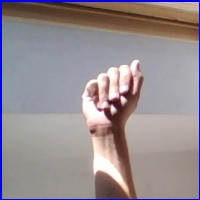
#> input picture A.jpg, 200 x 200 px, given in place of the camera
$ python set_hand_hist.py
#> lines starting #> are read from the running program, lines starting #| are printed output that depends on the picture; after the words box and inside, x2 and y2 are one past the last pixel; in counts of white or black regions, pixels touching at a corner belong together
import cv2
import numpy as np
import pickle

def build_squares(img):
	x, y, w, h = 420, 140, 10, 10
	d = 10
	imgCrop = None
	crop = None
	for i in range(10):
		for j in range(5):
			if np.any(imgCrop == None):
				imgCrop = img[y:y+h, x:x+w]
			else:
				imgCrop = np.hstack((imgCrop, img[y:y+h, x:x+w]))
			#print(imgCrop.shape)
			cv2.rectangle(img, (x,y), (x+w, y+h), (0,255,0), 1)
			x+=w+d
		if np.any(crop == None):
			crop = imgCrop
		else:
			crop = np.vstack((crop, imgCrop))
		imgCrop = None
		x = 420
		y+=h+d
	return crop

def get_hand_hist():
	cam = cv2.VideoCapture(1)
	if cam.read()[0]==False:
		cam = cv2.VideoCapture(0)
	x, y, w, h = 300, 100, 300, 300
#> x = 300; y = 100; w = 300; h = 300
	flagPressedC, flagPressedS = False, False
	imgCrop = None
	while True:
		img = cam.read()[1]
#> img is the input picture: shape (200, 200, 3); mean B, G, R 144.8, 140.3, 150.3
		img = cv2.flip(img, 1)
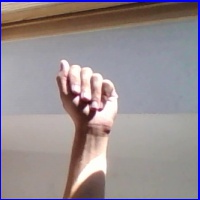
#> img: shape (200, 200, 3); mean B, G, R 144.8, 140.3, 150.3
		img = cv2.resize(img, (640, 480))
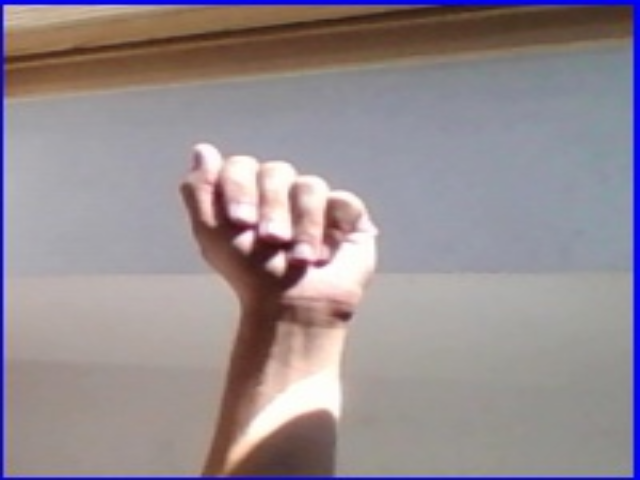
#> img: shape (480, 640, 3); mean B, G, R 144.7, 140.2, 150.1
		hsv = cv2.cvtColor(img, cv2.COLOR_BGR2HSV)
#> hsv: shape (480, 640, 3); mean H, S, V 60.5, 45.8, 160.4

		keypress = cv2.waitKey(1)
#> (key Esc is pressed here)
		if keypress == ord('c'):
			hsvCrop = cv2.cvtColor(imgCrop, cv2.COLOR_BGR2HSV)
			flagPressedC = True
			hist = cv2.calcHist([hsvCrop], [0, 1], None, [180, 256], [0, 180, 0, 256])
			cv2.normalize(hist, hist, 0, 255, cv2.NORM_MINMAX)
		elif keypress == ord('s'):
			flagPressedS = True
			break
		if flagPressedC:
			dst = cv2.calcBackProject([hsv], [0, 1], hist, [0, 180, 0, 256], 1)
			dst1 = dst.copy()
			disc = cv2.getStructuringElement(cv2.MORPH_ELLIPSE,(10,10))#convolution
			cv2.filter2D(dst,-1,disc,dst)
			blur = cv2.GaussianBlur(dst, (11,11), 0)
			blur = cv2.medianBlur(blur, 15)
			ret,thresh = cv2.threshold(blur,0,255,cv2.THRESH_BINARY+cv2.THRESH_OTSU)
			thresh = cv2.merge((thresh,thresh,thresh))
			#cv2.imshow("res", res)
			cv2.imshow("Thresh", thresh)
		if not flagPressedS:
			imgCrop = build_squares(img)
#> after the loop in build_squares, `for i in range(10):`:
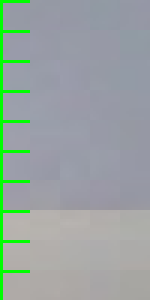
#> crop: shape (100, 50, 3) (shown 3 times larger); mean B, G, R 161.3, 163.7, 152.9
#> after the loop in build_squares, `for i in range(10):`:
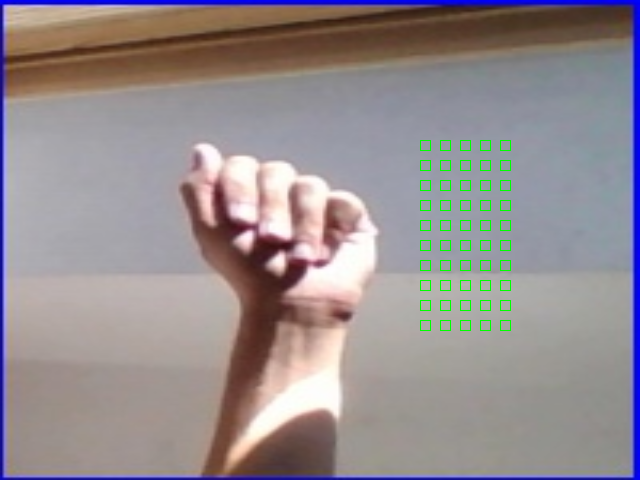
#> img: shape (480, 640, 3); 0.65% of pixels changed, all inside (x1, y1, x2, y2) = (420, 140, 511, 331)
#> after the loop in build_squares, `for i in range(10):`: y = 340
		#cv2.rectangle(img, (x,y), (x+w, y+h), (0,255,0), 2)
		cv2.imshow("Set hand histogram", img)
	cam.release()
	cv2.destroyAllWindows()
	with open("hist", "wb") as f:
		pickle.dump(hist, f)


get_hand_hist()

$ run again, on A1.jpg
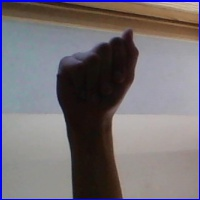
#> input picture A1.jpg, 200 x 200 px, given in place of the camera
#> in get_hand_hist, `x, y, w, h = 300, 100, 300, 300`: x = 300; y = 100; w = 300
#> in get_hand_hist, img is the input picture: shape (200, 200, 3); mean B, G, R 116.7, 111.5, 117.2
#> hsv: shape (480, 640, 3); mean H, S, V 57.7, 59.3, 128.3
#> after the loop in build_squares, `for i in range(10):`:
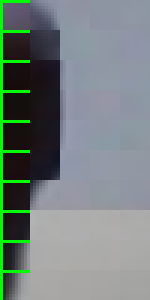
#> crop: shape (100, 50, 3) (shown 3 times larger); mean B, G, R 125.4, 127.6, 116.2
#> after the loop in build_squares, `for i in range(10):`:
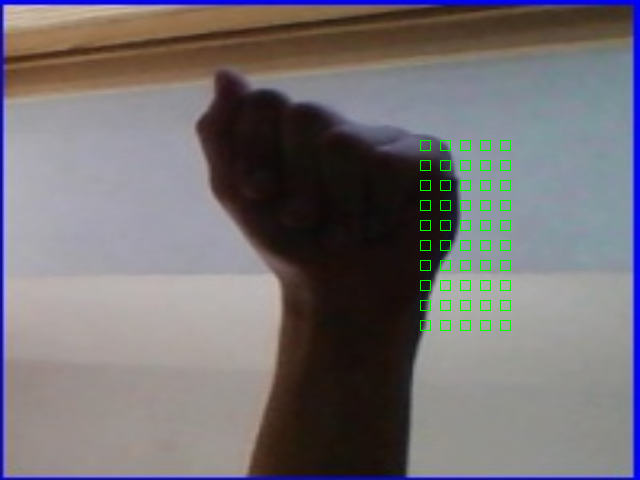
#> img: shape (480, 640, 3); mean B, G, R 115.7, 112.3, 116.4
#> after the loop in build_squares, `for i in range(10):`: y = 340
